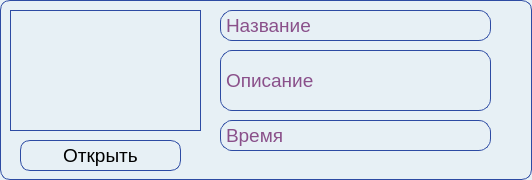
<?xml version="1.0" encoding="UTF-8"?>
<ui version="4.0">
 <class>RecipeWidget</class>
 <widget class="QFrame" name="RecipeWidget">
  <property name="geometry">
   <rect>
    <x>0</x>
    <y>0</y>
    <width>532</width>
    <height>180</height>
   </rect>
  </property>
  <property name="sizePolicy">
   <sizepolicy hsizetype="Minimum" vsizetype="Minimum">
    <horstretch>0</horstretch>
    <verstretch>0</verstretch>
   </sizepolicy>
  </property>
  <property name="minimumSize">
   <size>
    <width>516</width>
    <height>180</height>
   </size>
  </property>
  <property name="cursor">
   <cursorShape>PointingHandCursor</cursorShape>
  </property>
  <property name="mouseTracking">
   <bool>false</bool>
  </property>
  <property name="focusPolicy">
   <enum>Qt::ClickFocus</enum>
  </property>
  <property name="contextMenuPolicy">
   <enum>Qt::ActionsContextMenu</enum>
  </property>
  <property name="windowTitle">
   <string>Frame</string>
  </property>
  <property name="whatsThis">
   <string/>
  </property>
  <property name="autoFillBackground">
   <bool>false</bool>
  </property>
  <property name="styleSheet">
   <string notr="true">
       background-color:#e7f0f5;
       border-radius:10px;
       border:1px solid #2d4ba3;
       color:#000000;
       font-family:Arial;
       font-size:19px;
       text-decoration:none;
</string>
  </property>
  <property name="frameShape">
   <enum>QFrame::StyledPanel</enum>
  </property>
  <property name="frameShadow">
   <enum>QFrame::Sunken</enum>
  </property>
  <property name="lineWidth">
   <number>12</number>
  </property>
  <widget class="QLabel" name="label_pic">
   <property name="geometry">
    <rect>
     <x>10</x>
     <y>10</y>
     <width>191</width>
     <height>121</height>
    </rect>
   </property>
   <property name="sizePolicy">
    <sizepolicy hsizetype="Preferred" vsizetype="Preferred">
     <horstretch>0</horstretch>
     <verstretch>0</verstretch>
    </sizepolicy>
   </property>
   <property name="minimumSize">
    <size>
     <width>1</width>
     <height>0</height>
    </size>
   </property>
   <property name="layoutDirection">
    <enum>Qt::LeftToRight</enum>
   </property>
   <property name="autoFillBackground">
    <bool>false</bool>
   </property>
   <property name="styleSheet">
    <string notr="true">
       background-color:#e7f0f5;
       border-radius:0px;
       border:1px solid #2d4ba3;
       color:#000000;
       padding:0px 0px;

</string>
   </property>
   <property name="frameShadow">
    <enum>QFrame::Raised</enum>
   </property>
   <property name="text">
    <string/>
   </property>
   <property name="textFormat">
    <enum>Qt::AutoText</enum>
   </property>
   <property name="pixmap">
    <pixmap>i.jpg</pixmap>
   </property>
   <property name="scaledContents">
    <bool>true</bool>
   </property>
   <property name="wordWrap">
    <bool>false</bool>
   </property>
   <property name="margin">
    <number>0</number>
   </property>
  </widget>
  <widget class="QLabel" name="label_name">
   <property name="geometry">
    <rect>
     <x>220</x>
     <y>10</y>
     <width>271</width>
     <height>31</height>
    </rect>
   </property>
   <property name="layoutDirection">
    <enum>Qt::LeftToRight</enum>
   </property>
   <property name="styleSheet">
    <string notr="true">
       background-color:transparent;
       border-radius:12px;
       color:#8a508a;
       font-family:Arial;
       font-size:19px;
       padding:0px 0px;
       text-decoration:none;</string>
   </property>
   <property name="text">
    <string>Название</string>
   </property>
  </widget>
  <widget class="QLabel" name="label_dscr">
   <property name="geometry">
    <rect>
     <x>220</x>
     <y>50</y>
     <width>271</width>
     <height>61</height>
    </rect>
   </property>
   <property name="contextMenuPolicy">
    <enum>Qt::CustomContextMenu</enum>
   </property>
   <property name="styleSheet">
    <string notr="true">
       background-color:transparent;
       border-radius:12px;
       color:#8a508a;
       font-family:Arial;
       font-size:19px;
       padding:0px 0px;
       text-decoration:none;</string>
   </property>
   <property name="text">
    <string>Описание</string>
   </property>
  </widget>
  <widget class="QLabel" name="label_time">
   <property name="geometry">
    <rect>
     <x>220</x>
     <y>120</y>
     <width>271</width>
     <height>31</height>
    </rect>
   </property>
   <property name="contextMenuPolicy">
    <enum>Qt::NoContextMenu</enum>
   </property>
   <property name="styleSheet">
    <string notr="true">
       background-color:transparent;
       border-radius:12px;
       color:#8a508a;
       font-family:Arial;
       font-size:19px;
       padding:0px0px;
       text-decoration:none;</string>
   </property>
   <property name="text">
    <string>Время</string>
   </property>
  </widget>
  <widget class="QPushButton" name="Button_open">
   <property name="geometry">
    <rect>
     <x>20</x>
     <y>140</y>
     <width>161</width>
     <height>31</height>
    </rect>
   </property>
   <property name="text">
    <string>Открыть</string>
   </property>
  </widget>
 </widget>
 <resources/>
 <connections/>
</ui>
